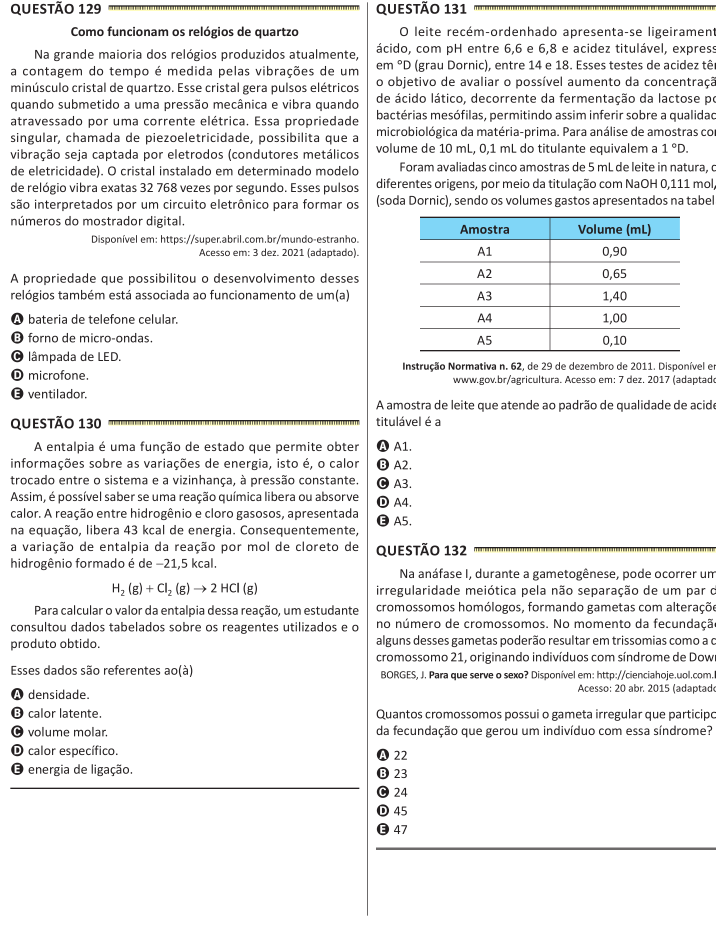
#> input picture 3Passo-DividirAoMeioPaginasSemBordas/1102/pagina_enem_14.png, 2146 x 2780 px (shown at 1/3 size); its folder holds only this picture in this run
$ python cortar-meio.py
#> lines starting #> are read from the running program, lines starting #| are printed output that depends on the picture
"""
Propósito: Cortar as imagens de colunas ao meio. As imagens já estão sem as bordas externas, agora só cortar ao meio
Autor: Alexandre Nassar de Peder
Criação: 02/10/2025
Atualização: 03/06/2026

OBS1: puxe a pasta "sem-bordas-externas" do passo 2 para esta pasta do passo 3

OBS2: pode ter páginas inteiras e páginas com coluas. Crie uma pasta chamada "inteiras", retire as imagens inteiras e coloque-as nessa pasta

OBS3: observe também se as páginas do seu caderno mantém a mesma altura, tem cadernos que têm duas colunas mas não são exatamente cortadas na metade... se isso acontecer, você vai ter que tratar essas páginas de forma diferente

OBS4: este código vai criar uma pasta de saída chamada "divididas-com-bordas-do-meio", vai cortar ao meio (ver linha 35) as páginas que são colunas e salvar as imagens cortadas nessa pasta criada

OBS5: execute este código. Ao cortar as colunas ao meio, vai gerar uma bordinha interna

OBS6: as imagens vão receber um novo nome, com o sufixo "_esquerda" ou "_direita" para indicar a coluna
"""

from PIL import Image
import os

pasta_imagens = "1102"
pasta_saida = "divididas-com-bordas-do-meio-1102"

os.makedirs(pasta_saida, exist_ok=True)

for nome_arquivo in os.listdir(pasta_imagens):
    if nome_arquivo.lower().endswith('.png'):
        caminho_entrada = os.path.join(pasta_imagens, nome_arquivo)
        imagem = Image.open(caminho_entrada)
#> imagem is the input picture: PIL image 2146x2780 RGB; mean R, G, B 236.9, 237.2, 237.2

        largura, altura = imagem.size

        metade_largura = 1102

        caixa_esquerda = (0, 0, metade_largura, altura)
        imagem_esquerda = imagem.crop(caixa_esquerda)
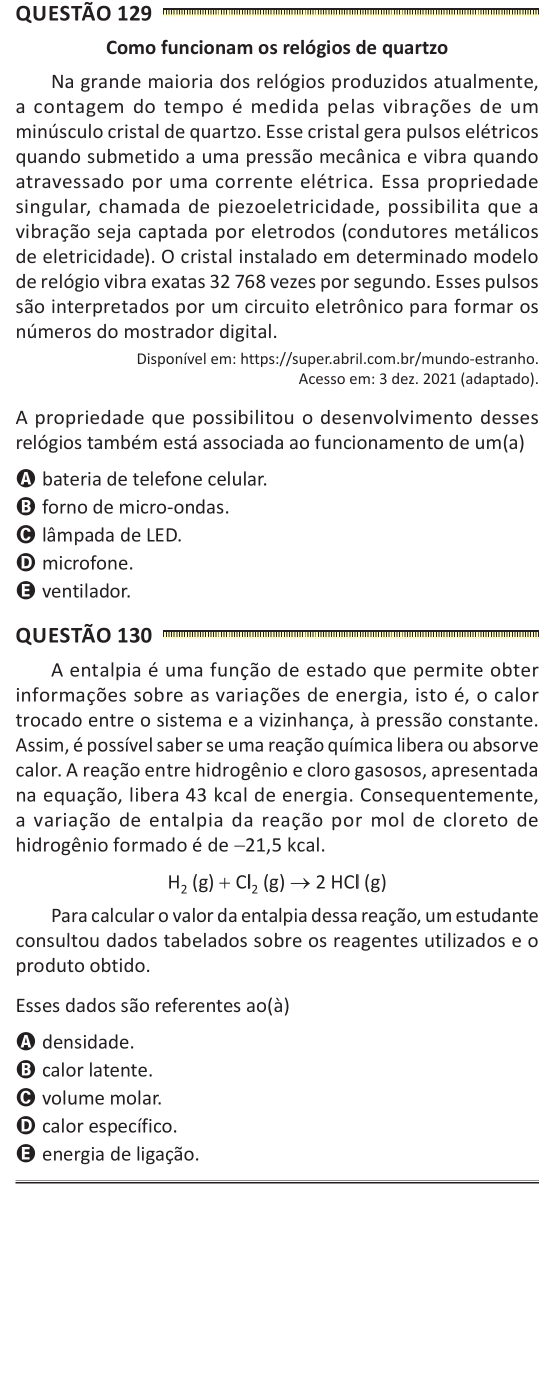
#> imagem_esquerda: PIL image 1102x2780 RGB (shown at 1/2 size); mean R, G, B 238.1, 237.7, 237.5

        caixa_direita = (metade_largura, 0, largura, altura)
        imagem_direita = imagem.crop(caixa_direita)
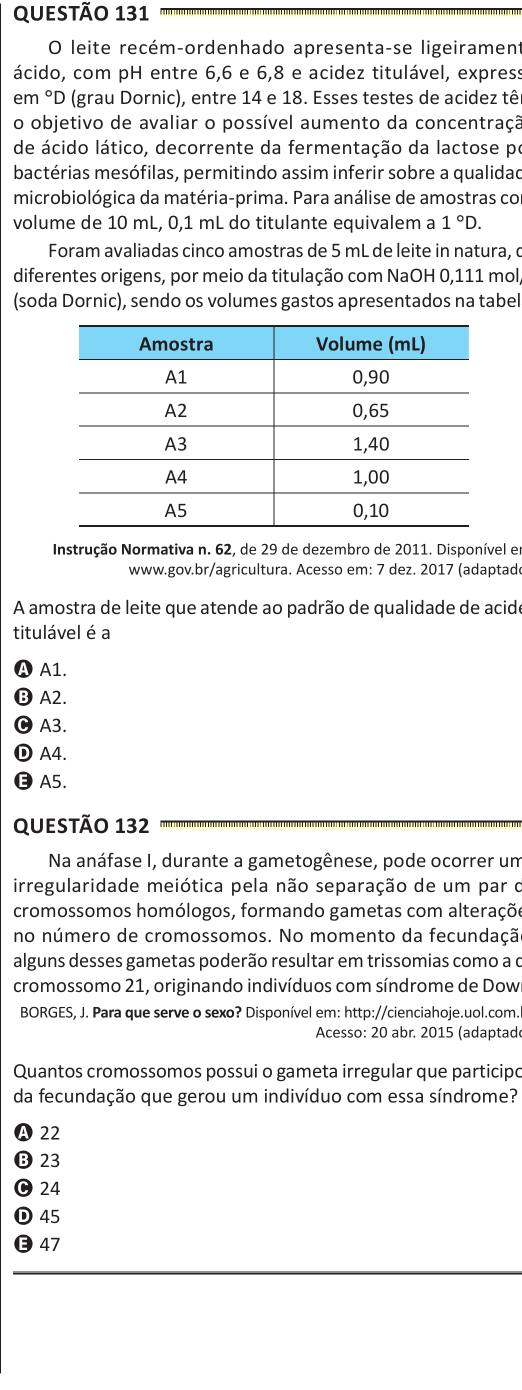
#> imagem_direita: PIL image 1044x2780 RGB (shown at 1/2 size); mean R, G, B 235.6, 236.6, 236.9

        nome_base, extensao = os.path.splitext(nome_arquivo)

        caminho_esquerda = os.path.join(pasta_saida, f"{nome_base}_esquerda{extensao}")
        caminho_direita = os.path.join(pasta_saida, f"{nome_base}_direita{extensao}")

        imagem_esquerda.save(caminho_esquerda)
        imagem_direita.save(caminho_direita)

print("Divisão das imagens ao meio concluída.")

$ run again, on 3Passo-DividirAoMeioPaginasSemBordas/1102/pagina_enem_24.png
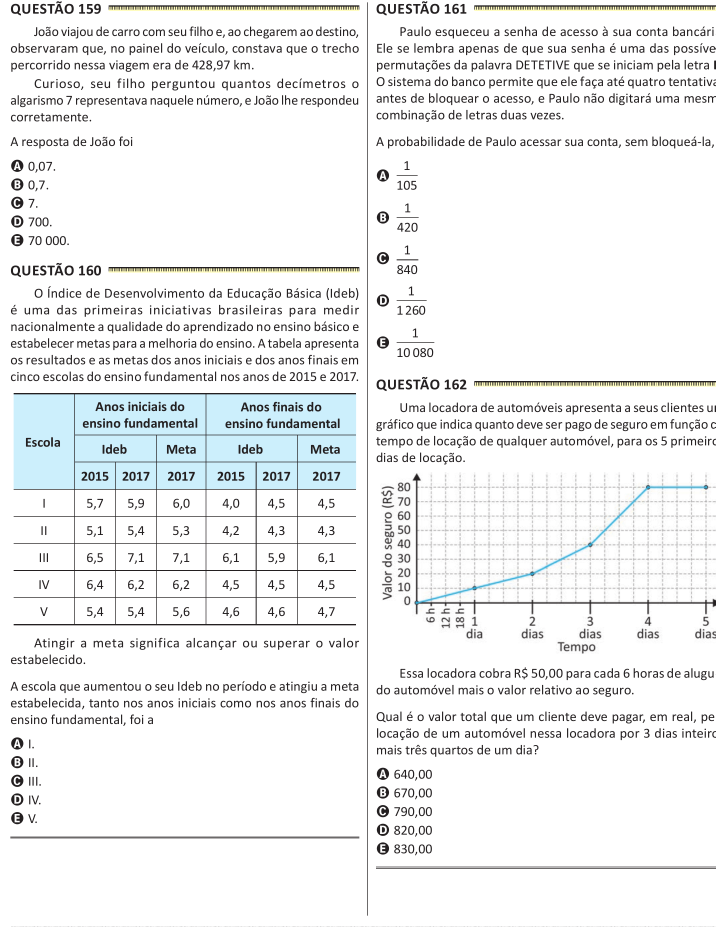
#> input picture 3Passo-DividirAoMeioPaginasSemBordas/1102/pagina_enem_24.png, 2146 x 2780 px (shown at 1/3 size)
#> imagem is the input picture: PIL image 2146x2780 RGB; mean R, G, B 238.3, 239.7, 240.1
#> `imagem_esquerda = imagem.crop(caixa_esquerda)`:
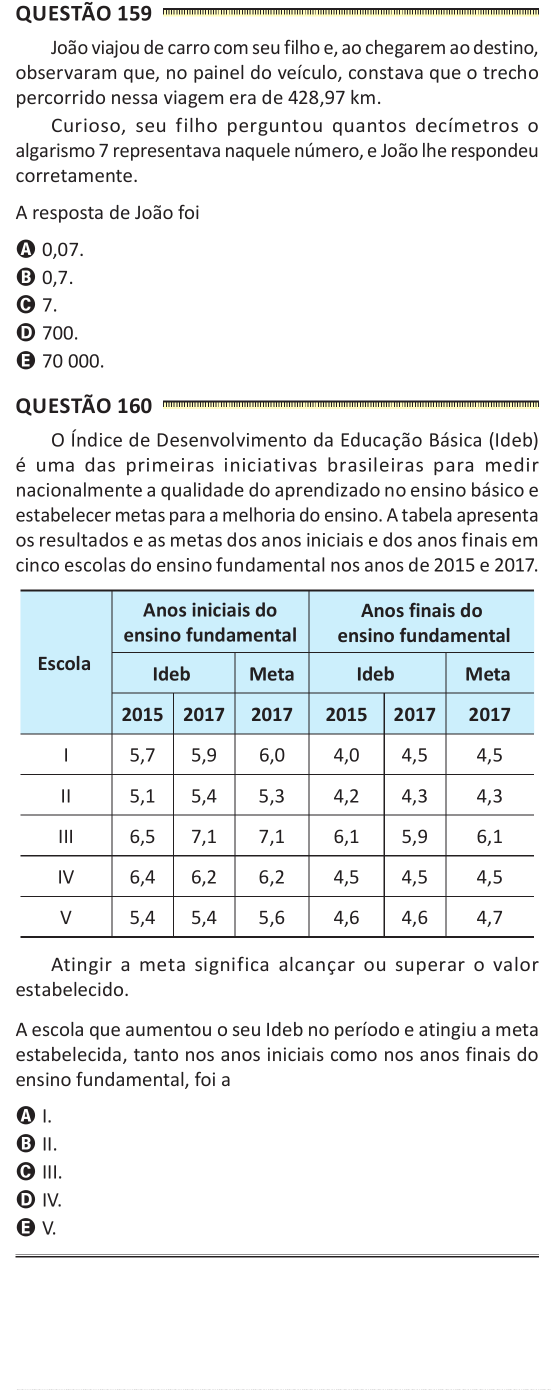
#> imagem_esquerda: PIL image 1102x2780 RGB (shown at 1/2 size); mean R, G, B 235.6, 238.3, 239.2
#> `imagem_direita = imagem.crop(caixa_direita)`:
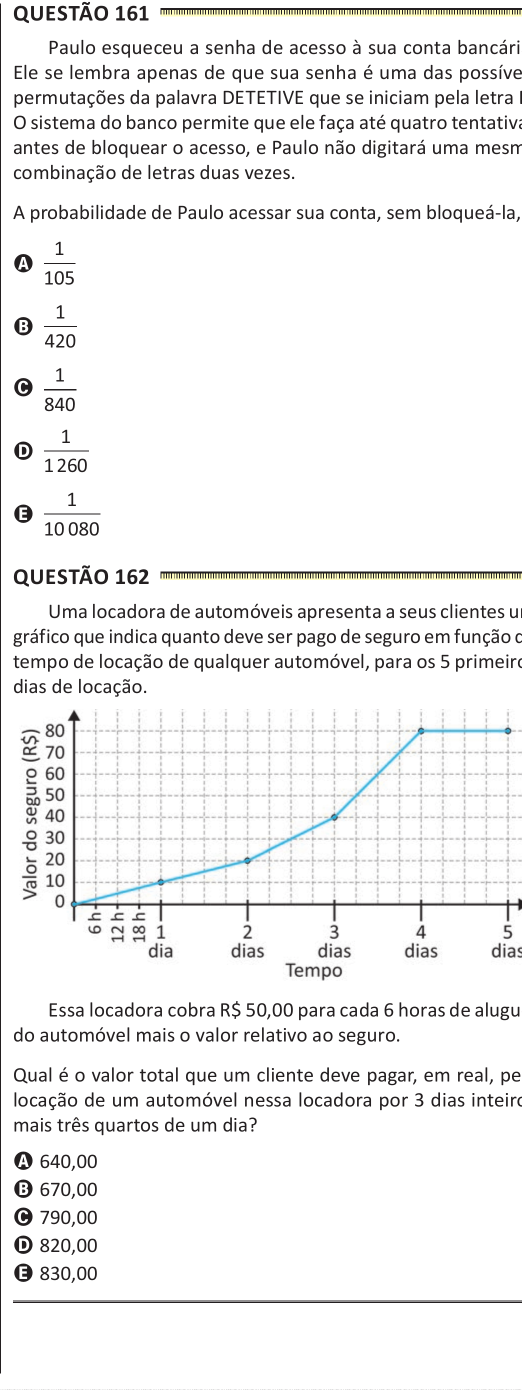
#> imagem_direita: PIL image 1044x2780 RGB (shown at 1/2 size); mean R, G, B 241.2, 241.1, 241

$ run again, on 3Passo-DividirAoMeioPaginasSemBordas/1102/pagina_enem_30.png
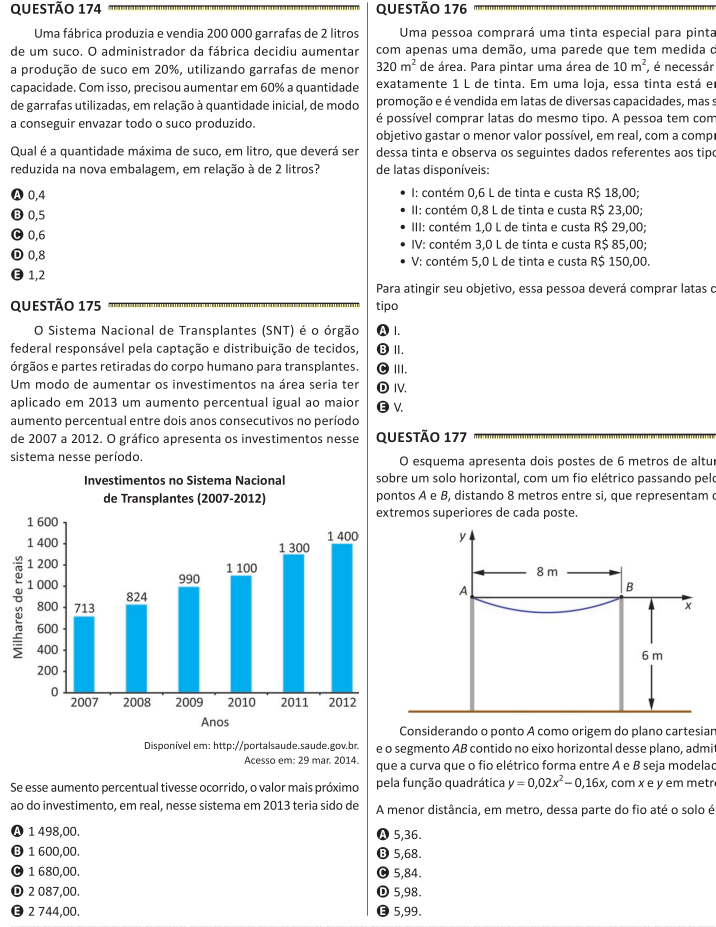
#> input picture 3Passo-DividirAoMeioPaginasSemBordas/1102/pagina_enem_30.png, 2146 x 2780 px (shown at 1/3 size)
#> imagem is the input picture: PIL image 2146x2780 RGB; mean R, G, B 234.6, 237.9, 239
#> `imagem_esquerda = imagem.crop(caixa_esquerda)`:
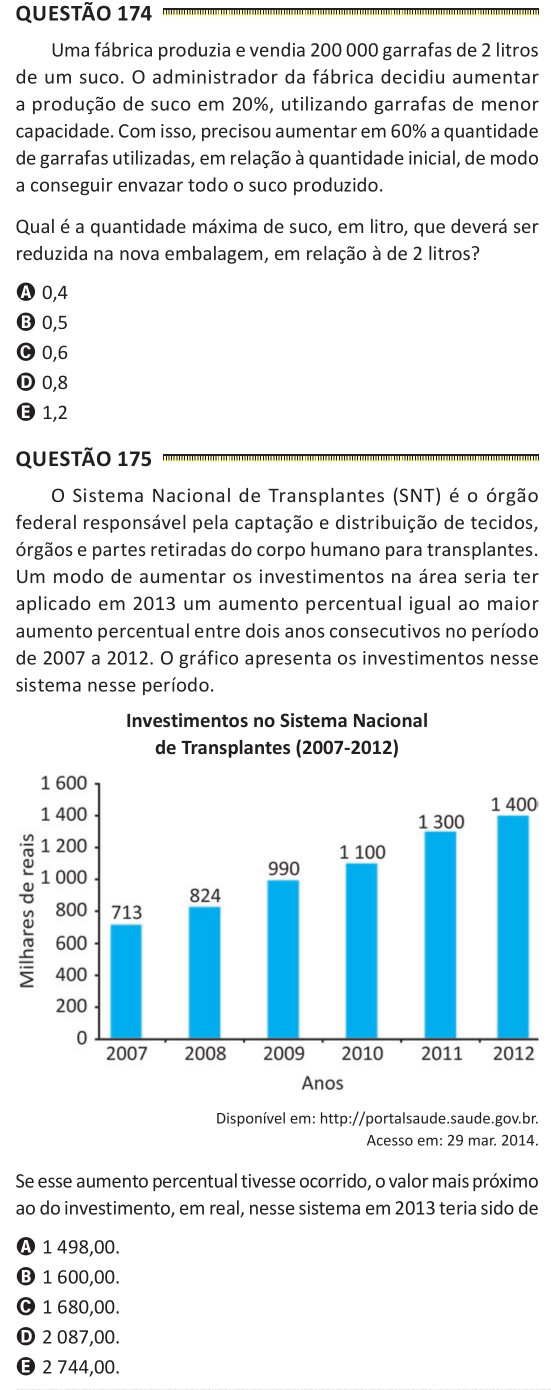
#> imagem_esquerda: PIL image 1102x2780 RGB (shown at 1/2 size); mean R, G, B 230, 236.8, 239.2
#> `imagem_direita = imagem.crop(caixa_direita)`:
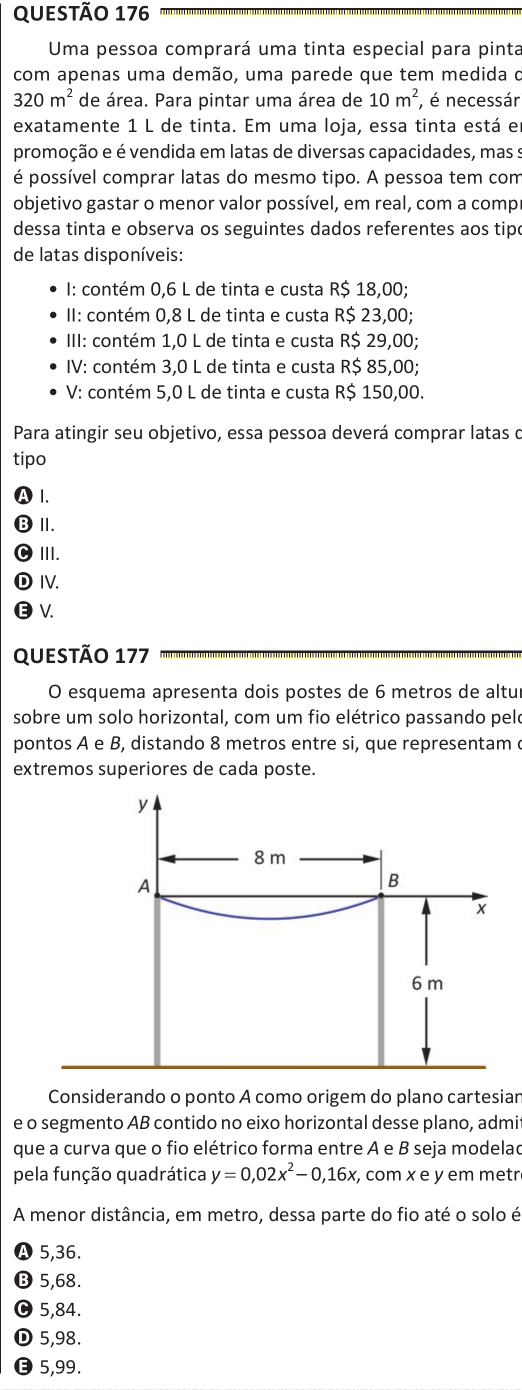
#> imagem_direita: PIL image 1044x2780 RGB (shown at 1/2 size); mean R, G, B 239.4, 239, 238.7

$ run again, on 3Passo-DividirAoMeioPaginasSemBordas/1102/pagina_enem_6.png
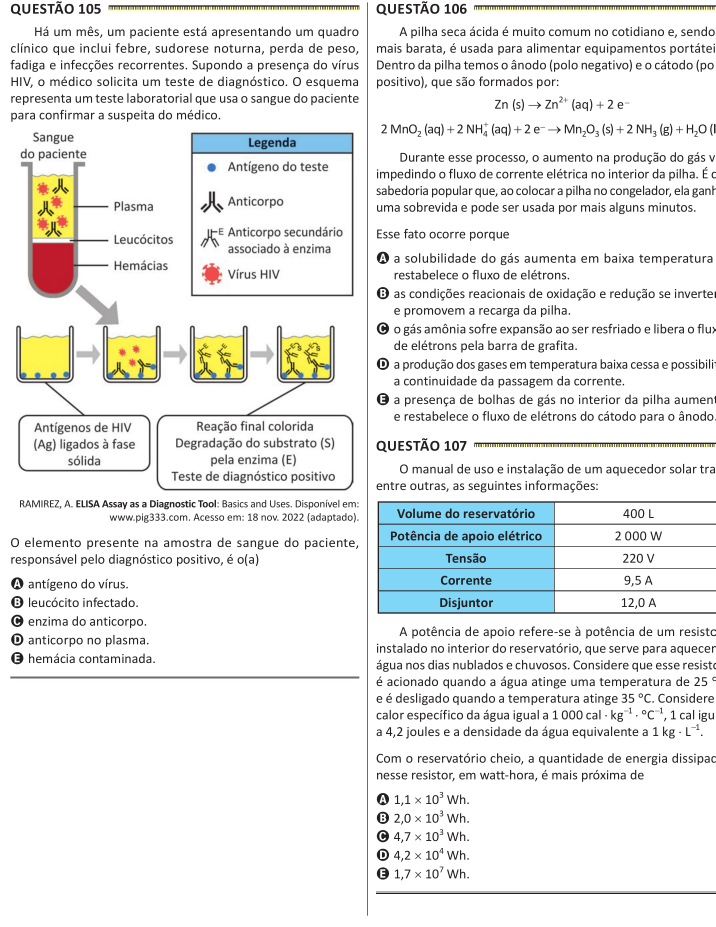
#> input picture 3Passo-DividirAoMeioPaginasSemBordas/1102/pagina_enem_6.png, 2146 x 2780 px (shown at 1/3 size)
#> imagem is the input picture: PIL image 2146x2780 RGB; mean R, G, B 233.3, 234.7, 233.5
#> `imagem_esquerda = imagem.crop(caixa_esquerda)`:
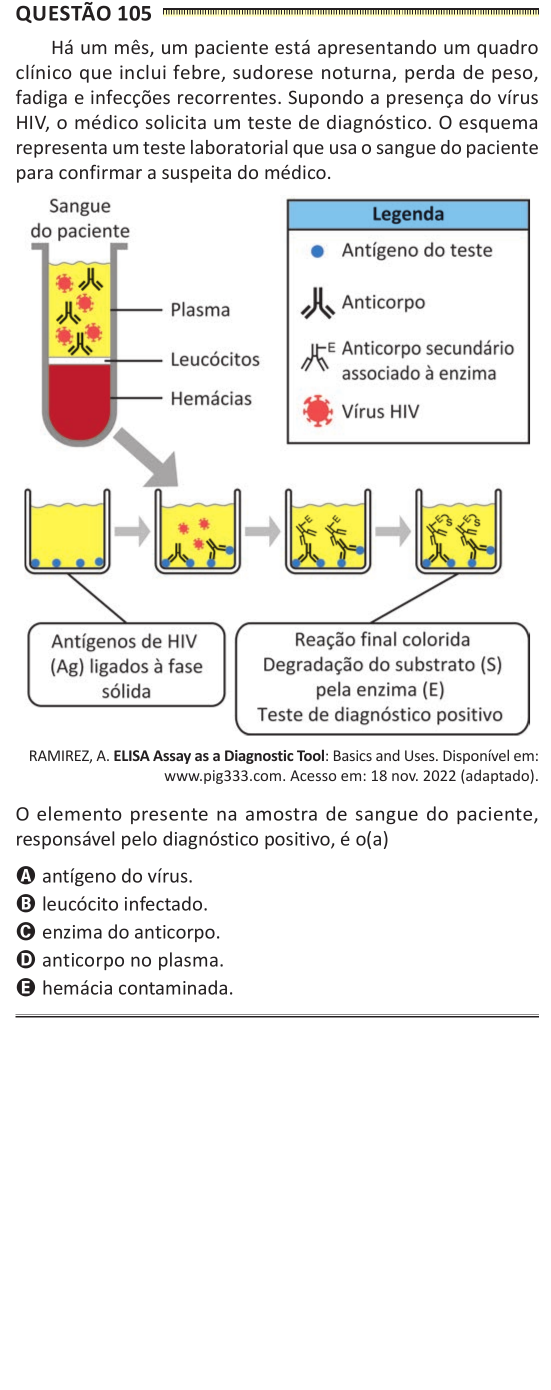
#> imagem_esquerda: PIL image 1102x2780 RGB (shown at 1/2 size); mean R, G, B 239.3, 238.2, 234.3
#> `imagem_direita = imagem.crop(caixa_direita)`:
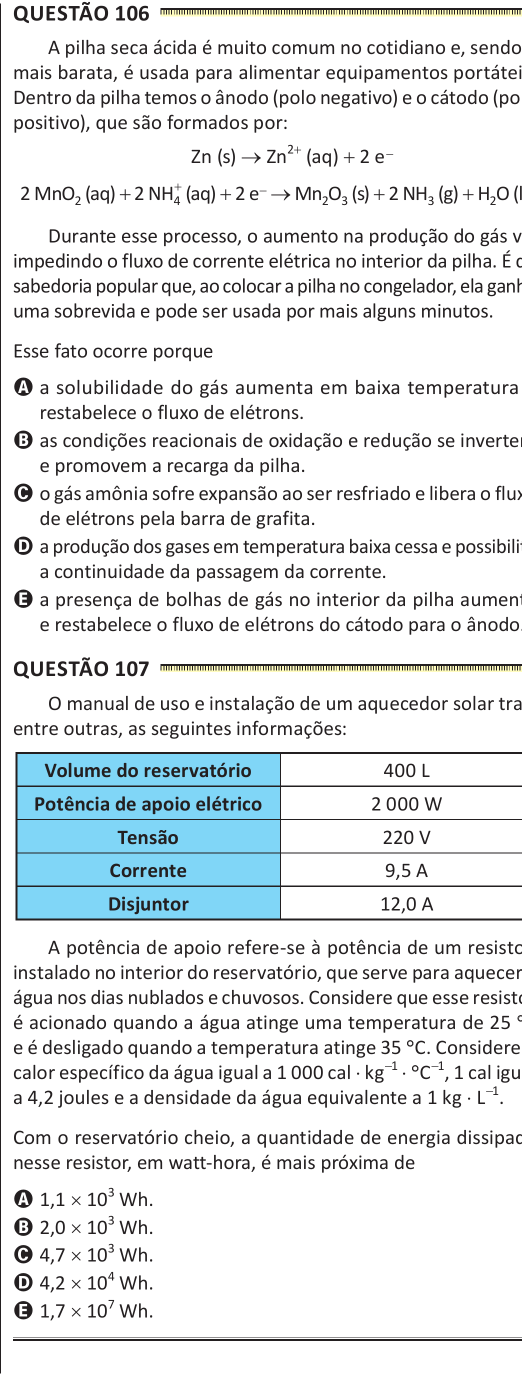
#> imagem_direita: PIL image 1044x2780 RGB (shown at 1/2 size); mean R, G, B 226.9, 231.1, 232.7
